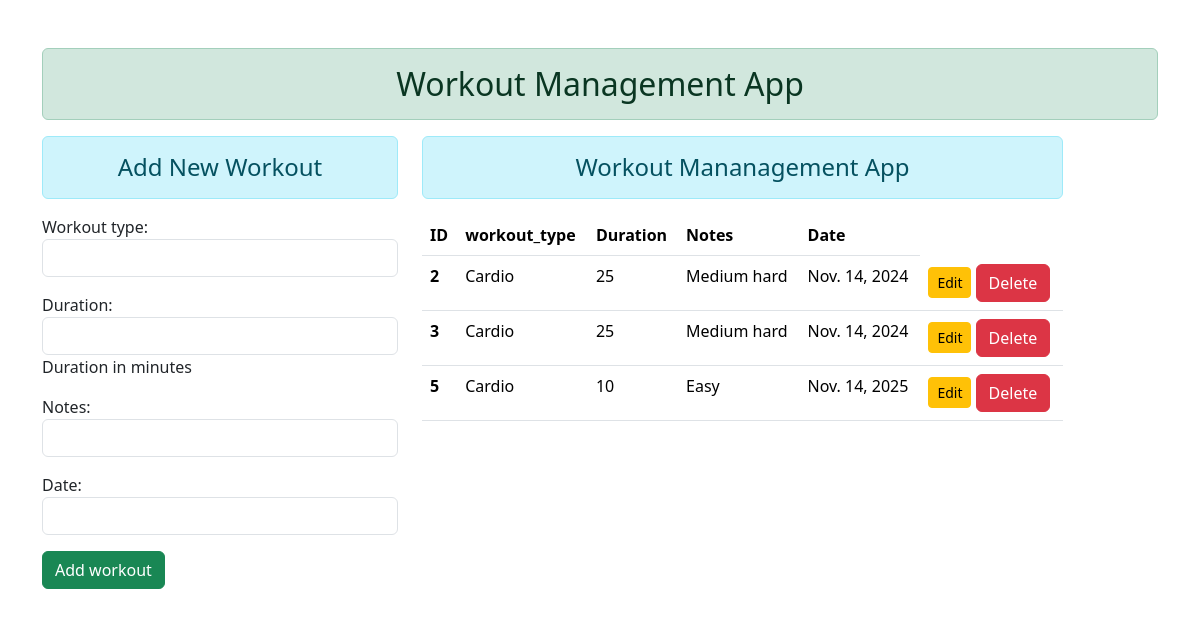
The app's page /, older data.
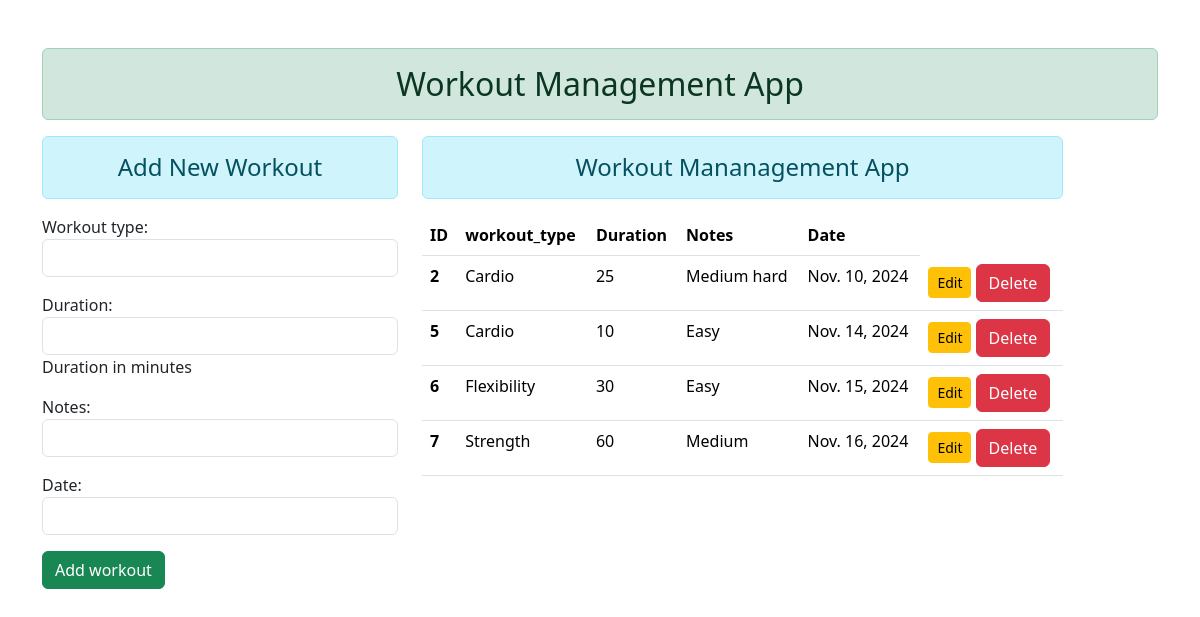
The same page, newer data.
### lca3app/models.py (models this page shows)
class Workoutmodel(models.Model):
    WORKOUT_TYPES = [
        ('Cardio', 'Cardio'),
        ('Strength', 'Strength'),
        ('Flexibility', 'Flexibility'),
        ('Balance', 'Balance'),
    ]
    workout_type = models.CharField(max_length=50, choices=WORKOUT_TYPES)
    duration = models.PositiveIntegerField(help_text="Duration in minutes")
    notes = models.TextField(blank=True, null=True)
    date = models.DateField()

### lca3app/views.py (the view)
# urls.py: path('',views.add_show, name="addandshow"),
def add_show(request):
    if request.method == 'POST':
        fm = Workout(request.POST)
        if fm.is_valid():
            nm = fm.cleaned_data['workout_type']
            em = fm.cleaned_data['duration']
            pw = fm.cleaned_data['notes']
            dt = fm.cleaned_data['date']
            reg = Workoutmodel(workout_type=nm, duration=em, notes=pw, date=dt)
            reg.save()
            fm = Workout()
    else:
        fm = Workout()
    wk = Workoutmodel.objects.all()
    return render(request, 'enroll/addandshow.html',{'form':fm, 'workout':wk})

### lca3app/forms.py
class Workout(forms.ModelForm):
    class Meta:
        model= Workoutmodel
        fields = ['workout_type','duration','notes','date']
        widgets = {
            'workout_type': forms.TextInput(attrs={'class': 'form-control'}),
            'duration': forms.TimeInput(attrs={'class': 'form-control'}),
            'notes': forms.TextInput(attrs={'class': 'form-control'}),
            'date': forms.DateInput(attrs={'class': 'form-control'}),
        }

### lca3app/templates/enroll/addandshow.html (shortened to what this page needs)
{% extends 'enroll/base.html' %}
{% block content %}
    <div class="row">
        <div class="col-sm-4">
            <h4 class="text-center alert alert-info"> Add New Workout</h4>
            <form action="" method="POST">
                {{ form.as_p }}
                <input type="submit" value="Add workout" class="btn btn-success">
            </form>
        </div>
        <div class="col-sm-7 offset">
            <h4 class="text-center alert alert-info">Workout Mananagement App</h4>
            {% if workout %}
            <table class="table table-hover">
                <thead>
                    <tr>
                        <th scope="col">ID</th>
                        <th scope="col">workout_type</th>
                        <th scope="col">Duration</th>
                        <th scope="col">Notes</th>
                        <th scope="col">Date</th>
                    </tr>
                </thead>
                <tbody>
                    {% for wo in workout %}
                    <tr>
                        <th scope="row">{{wo.id}}</th>
                        <td>{{ wo.workout_type }}</td>
                        <td>{{ wo.duration }}</td>
                        <td>{{ wo.notes }}</td>
                        <td>{{ wo.date }}</td>
                        <td>
                            <a href="{% url 'updatedata' wo.id %}" class="btn btn-warning btn-sm">Edit</a>
                            <form action="{% url 'deletedata' wo.id %}" method="post" class="d-inline">
                                <input type="submit" class="btn btn-danger" value="Delete">
                            </form>
                        </td>
                    </tr>
                    {% endfor %}
                </tbody>
            </table>
            {% endif %}
        </div>
    </div>
{% endblock content %}

### lca3app/templates/enroll/base.html (shortened to what this page needs)
<!DOCTYPE html>
{% load static %}
<html lang="en">
<head>
    <link rel="stylesheet" href="{% static 'enroll/css/bootstrap.css' %}" >
    <link href="https://cdn.jsdelivr.net/npm/bootstrap@5.3.3/dist/css/bootstrap.min.css" rel="stylesheet">
</head>
<body>
    <div class="container mt-5">
        <h2 class="text-center alert alert-success">Workout Management App</h2>
        {% block content %}
        {% endblock content %}
    </div>
</body>
</html>

Row changes from the older to the newer data that the page shows:
removed Workoutmodel: id "3", workout_type "Cardio", duration "25", notes "Medium hard", date "Nov. 14, 2024"
changed Workoutmodel "Medium hard": date "Nov. 14, 2024" → "Nov. 10, 2024"
changed Workoutmodel id 5: date "Nov. 14, 2025" → "Nov. 14, 2024"
added Workoutmodel: id "6", workout_type "Flexibility", duration "30", notes "Easy", date "Nov. 15, 2024"
added Workoutmodel: id "7", workout_type "Strength", duration "60", notes "Medium", date "Nov. 16, 2024"
